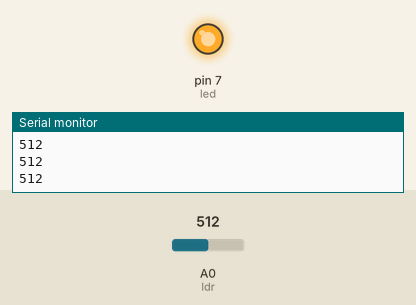
The sketch below on a simulated Arduino Uno, built with avr-gcc and run on an emulated ATmega328P. On the bench: output pins drawn as LEDs (lit = HIGH), the last lines printed to the serial monitor. The test bench sets the inputs (shaded band); at power-on: A0 (ldr) = 512.

Above: at 1.3 s.
1.4 s: A0 (ldr) set to 685
2.9 s: A0 (ldr) set to 707
At 3.7 s:
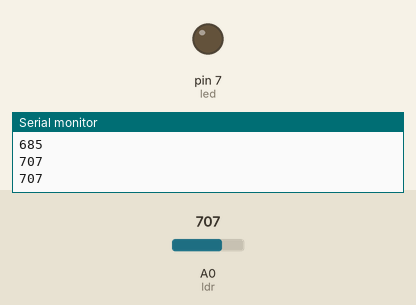
4.5 s: A0 (ldr) set to 690
At 4.9 s:
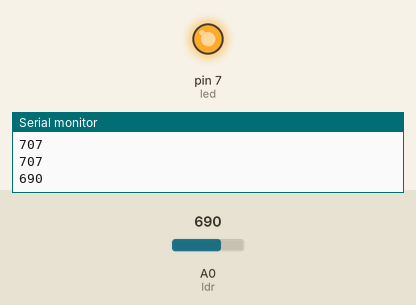
6.0 s: A0 (ldr) set to 710
At 7.3 s:
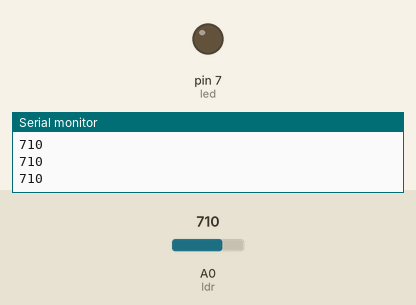
Timing chart, 0 to 8.5 s (numbered marks = the images above; inputs shaded):
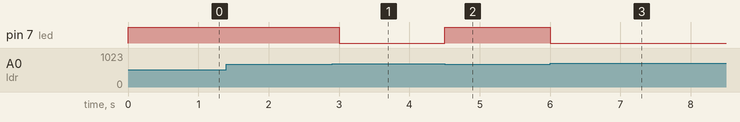

The sketch:

07_-_Lampu_Teras_Otomatis.ino
```cpp
int ldr = A0;
int led = 7;
int intensitas = 0;

void setup() {
  pinMode(led, OUTPUT);
  Serial.begin(9600);
}

void loop() {
  intensitas = analogRead(ldr);
  Serial.println(intensitas);

  if(intensitas < 700) {
    digitalWrite(led, HIGH);
  }
  else {
    digitalWrite(led, LOW);
  }

  delay(500);
}
```

Measured:
- the behaviour switches between 699 and 700 on A0 (ldr) (found by bisection; images 0 and 1)
- after the input at 2.9 s, pin 7 (led): HIGH → LOW after 0.10 s
- after the input at 4.5 s, pin 7 (led): LOW → HIGH at once
- after the input at 6.0 s, pin 7 (led): HIGH → LOW at once
